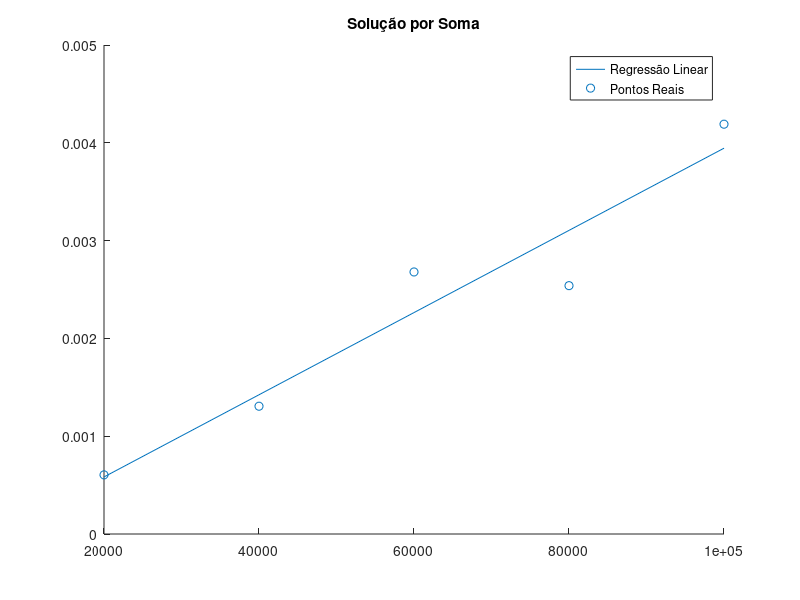

This chart was generated by the following MATLAB code:
x = [20000 40000 60000 80000 100000];
y = [0.0006046533584594726 0.0013065814971923828 0.002679324150085449 0.0025393486022949217 0.004190278053283691];

p = polyfit(x,y,1);
yfit = polyval(p,x);

hold on
plot(x,yfit)
scatter(x,y)

title('Solução por Soma')
legend('Regressão Linear', 'Pontos Reais')
hold off 